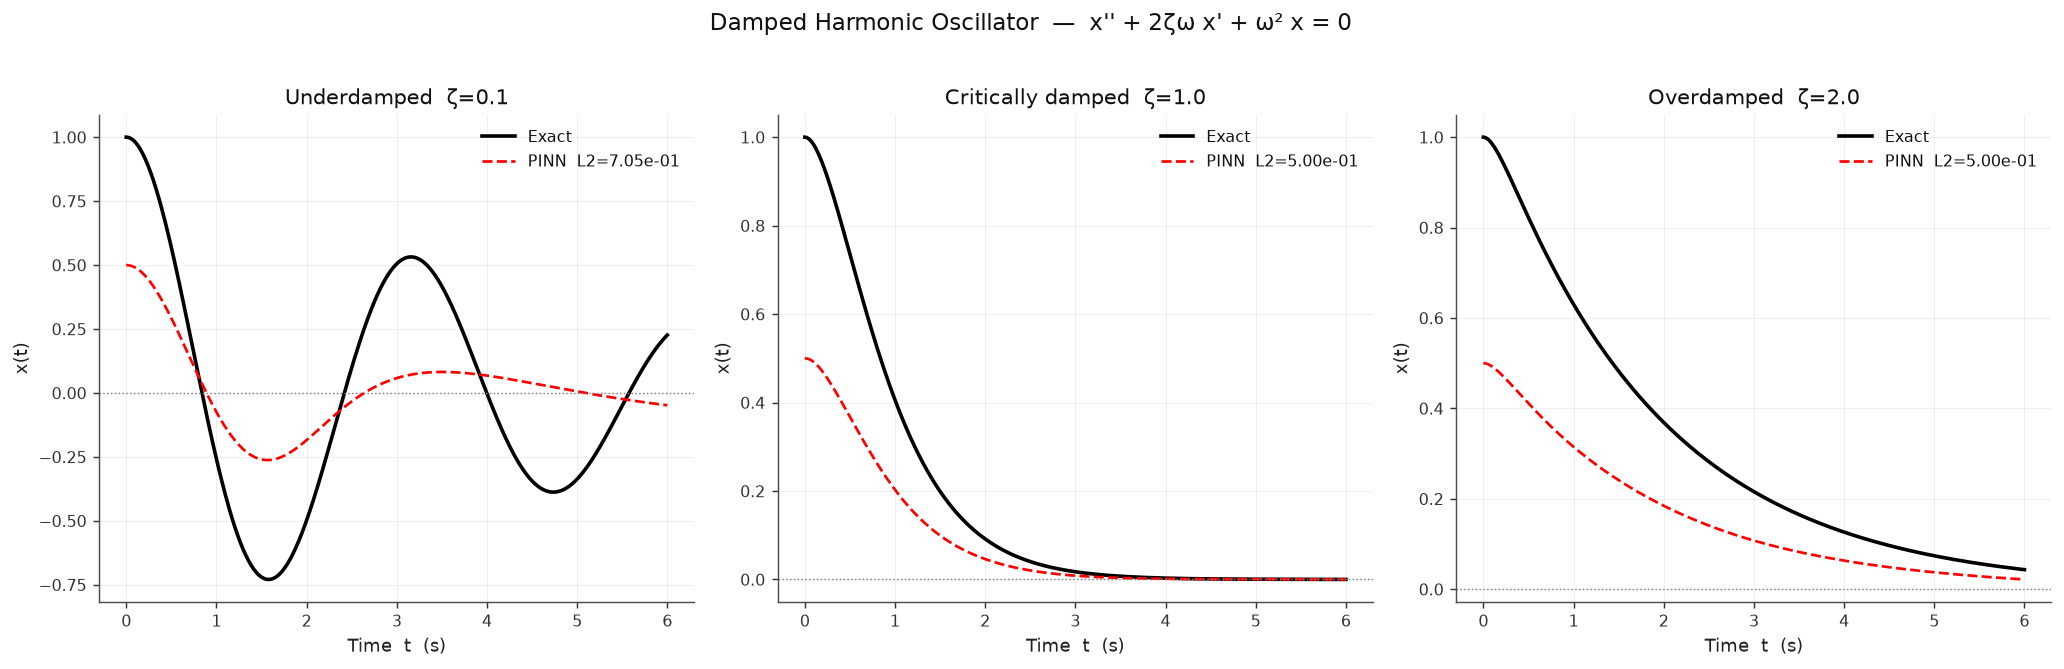

Generate this figure with Python:
"""02_damped_oscillator.py — Damped Harmonic Oscillator.

Physics problem
---------------
A mass-spring-damper system:

    x''(t) + 2ζω x'(t) + ω² x(t) = 0,    t ∈ [0, T]
    x(0) = 1,  x'(0) = 0

Three physical regimes controlled by the damping ratio ζ:
  - ζ < 1  →  underdamped  (oscillates and decays)
  - ζ = 1  →  critically damped  (fastest non-oscillatory decay)
  - ζ > 1  →  overdamped  (slow exponential decay)

Exact solutions
---------------
  Underdamped (ζ<1):     x = e^{-ζωt} [ cos(ω_d t) + (ζ/√(1-ζ²)) sin(ω_d t) ]
                         ω_d = ω √(1-ζ²)
  Critically damped:     x = e^{-ωt} (1 + ωt)
  Overdamped (ζ>1):      x = e^{-ζωt} [ cosh(ω_d t) + (ζ/√(ζ²-1)) sinh(ω_d t) ]
                         ω_d = ω √(ζ²-1)

What this example shows
-----------------------
- A single PINN architecture solves all three regimes
- How damping ratio changes the qualitative physics
- Soft IC constraints with gradient enforcement

Tier 1 — Explorer.
"""

import math
import torch
import torch.nn as nn
import numpy as np
import matplotlib
matplotlib.use("Agg")
import matplotlib.pyplot as plt
from pinneapple_tools.visualization.style import use_theme

use_theme("report")   # one theme for every figure of the library (#918)

OMEGA   = 2.0   # natural frequency (rad/s)
T_END   = 6.0   # simulation time (s)
N_COL   = 300
N_EPOCHS = 8_000

REGIMES = [
    {"zeta": 0.1, "label": "Underdamped  ζ=0.1"},
    {"zeta": 1.0, "label": "Critically damped  ζ=1.0"},
    {"zeta": 2.0, "label": "Overdamped  ζ=2.0"},
]


# ---------------------------------------------------------------------------
# Exact solutions
# ---------------------------------------------------------------------------
def exact(t: np.ndarray, zeta: float, omega: float = OMEGA) -> np.ndarray:
    if zeta < 1.0:
        wd = omega * math.sqrt(1 - zeta ** 2)
        return np.exp(-zeta * omega * t) * (
            np.cos(wd * t) + (zeta / math.sqrt(1 - zeta ** 2)) * np.sin(wd * t)
        )
    elif abs(zeta - 1.0) < 1e-9:
        return np.exp(-omega * t) * (1 + omega * t)
    else:
        wd = omega * math.sqrt(zeta ** 2 - 1)
        return np.exp(-zeta * omega * t) * (
            np.cosh(wd * t) + (zeta / math.sqrt(zeta ** 2 - 1)) * np.sinh(wd * t)
        )


# ---------------------------------------------------------------------------
# PINN
# ---------------------------------------------------------------------------
def build_net() -> nn.Module:
    return nn.Sequential(
        nn.Linear(1, 64), nn.Tanh(),
        nn.Linear(64, 64), nn.Tanh(),
        nn.Linear(64, 64), nn.Tanh(),
        nn.Linear(64, 1),
    )


def train(zeta: float) -> tuple:
    torch.manual_seed(0)
    net = build_net()
    opt = torch.optim.Adam(net.parameters(), lr=1e-3)
    sch = torch.optim.lr_scheduler.StepLR(opt, step_size=3000, gamma=0.3)

    t_col = torch.linspace(0, T_END, N_COL).unsqueeze(1)
    t0    = torch.zeros(1, 1)

    for _ in range(N_EPOCHS):
        opt.zero_grad()

        tc = t_col.clone().requires_grad_(True)
        x  = net(tc)
        xt  = torch.autograd.grad(x.sum(), tc, create_graph=True)[0]
        xtt = torch.autograd.grad(xt.sum(), tc, create_graph=True)[0]
        res = xtt + 2 * zeta * OMEGA * xt + OMEGA ** 2 * x
        loss_pde = res.pow(2).mean()

        t0g  = t0.clone().requires_grad_(True)
        x0   = net(t0g)
        dx0  = torch.autograd.grad(x0.sum(), t0g, create_graph=True)[0]
        loss_ic = x0.pow(2) + (x0 - 1).pow(2) + dx0.pow(2)

        (loss_pde + 200 * loss_ic).backward()
        opt.step()
        sch.step()

    t_eval = np.linspace(0, T_END, 400, dtype=np.float32)
    with torch.no_grad():
        x_pred = net(torch.tensor(t_eval[:, None])).numpy().ravel()
    return t_eval, x_pred, exact(t_eval, zeta)


def main():
    print("Damped Harmonic Oscillator — three physical regimes\n")
    fig, axes = plt.subplots(1, len(REGIMES), figsize=(16, 5))

    for ax, cfg in zip(axes, REGIMES):
        print(f"Training: {cfg['label']} ...")
        t, x_pinn, x_true = train(cfg["zeta"])
        l2 = float(np.sqrt(((x_pinn - x_true) ** 2).mean()) /
                   np.sqrt((x_true ** 2).mean() + 1e-8))

        ax.plot(t, x_true, "k-",  lw=2,   label="Exact")
        ax.plot(t, x_pinn, "r--", lw=1.5, label=f"PINN  L2={l2:.2e}")
        ax.axhline(0, color="gray", lw=0.8, ls=":")
        ax.set_title(cfg["label"])
        ax.set_xlabel("Time  t  (s)")
        ax.set_ylabel("x(t)")
        ax.legend(fontsize=9)
        ax.grid(True, alpha=0.3)
        print(f"  → relative L2: {l2:.4e}")

    plt.suptitle("Damped Harmonic Oscillator  —  x'' + 2ζω x' + ω² x = 0",
                 fontsize=13, y=1.02)
    plt.tight_layout()
    plt.savefig("02_damped_oscillator.png", dpi=130)
    print("\nSaved 02_damped_oscillator.png")


if __name__ == "__main__":
    main()
